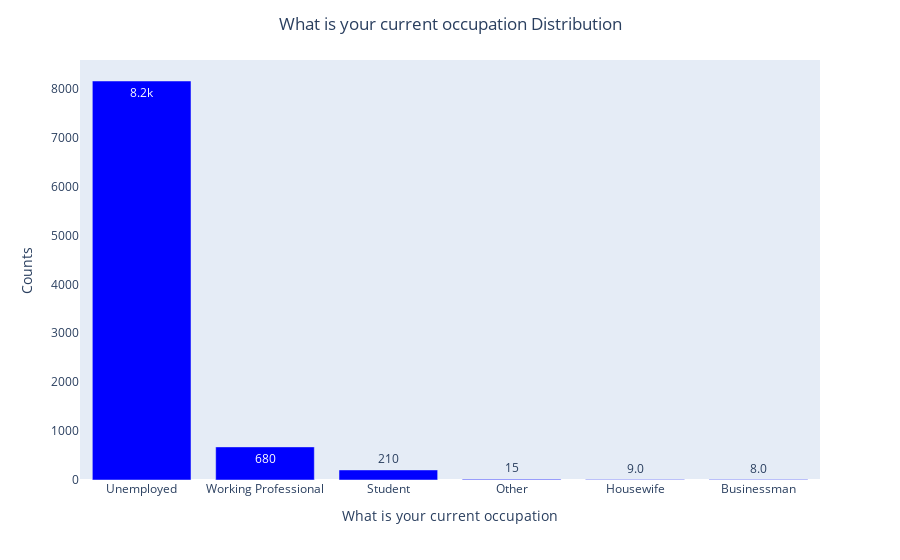

Notebook code cell kept with this figure:
### Code cell
barplot('What is your current occupation')

### Figure 1 — Plotly figure (JSON) as saved in the notebook; plotly's stock layout.template omitted (floating-point values rounded to 4 significant figures)
{"data": [{"alignmentgroup": "True", "hovertemplate": "x=%{x}<br>y=%{y}<extra></extra>", "legendgroup": "", "marker": {"color": "blue", "pattern": {"shape": ""}}, "name": "", "offsetgroup": "", "orientation": "v", "showlegend": false, "textposition": "auto", "texttemplate": "%{y:.2s}", "type": "bar", "x": ["Unemployed", "Working Professional", "Student", "Other", "Housewife", "Businessman"], "xaxis": "x", "y": [8159, 677, 206, 15, 9, 8], "yaxis": "y"}], "layout": {"barmode": "relative", "legend": {"tracegroupgap": 0}, "margin": {"t": 60}, "showlegend": false, "title": {"text": "What is your current occupation Distribution", "x": 0.5}, "xaxis": {"anchor": "y", "domain": [0, 1], "showgrid": false, "title": {"text": "What is your current occupation"}}, "yaxis": {"anchor": "x", "domain": [0, 1], "showgrid": false, "title": {"text": "Counts"}}}}
